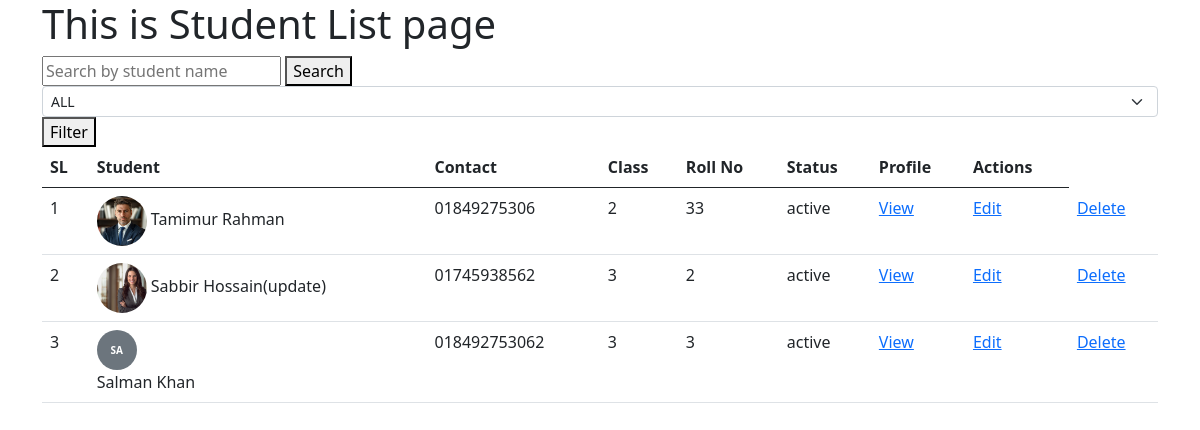
The page / on the database its author committed.
### students/models.py (models this page shows, shortened)
class Student_Info(models.Model):
    STATUS=[
        ('active','Active'),
        ('inactive','Inactive'),
    ]
    CLASS_CHOICES = [
    ("1", "Class 1"),
    ("2", "Class 2"),
    ("3", "Class 3"),
    ("4", "Class 4"),
    ("5", "Class 5"),
    ("6", "Class 6"),
    ("7", "Class 7"),
    ("8", "Class 8"),
    ("9", "Class 9"),
    ("10", "Class 10"),]
    name = models.CharField(max_length=100)
    roll = models.IntegerField()
    student_class=models.CharField(max_length=2, choices=CLASS_CHOICES)
    dob = models.DateTimeField(null=False,blank=False)
    status=models.CharField(max_length=10,choices=STATUS, default='active')
    father_name = models.CharField(max_length=100)
    mother_name = models.CharField(max_length=100)
    phone=models.CharField(max_length=100)
    adress=models.TextField(max_length=100)
    photo = models.ImageField(upload_to=student_photo_path,blank=True,null=True)
    class Meta:
        constraints = [
            models.UniqueConstraint(
                fields=['student_class', 'roll'],
                name='unique_roll_per_class'
            )
        ]

### students/views.py (the view)
# urls.py: path('',student_list,name='list'),
def student_list(request):
    all_students = Student_Info.objects.all()
    class_filter = request.GET.get('student_class','all')#for filtering
    query = request.GET.get('name_query','').strip()
    if class_filter != 'all':
        all_students = all_students.filter(student_class=class_filter)
    if query:
        all_students = all_students.filter(Q(name__icontains=query))
    return render(request,'student_list.html',{'all_students':all_students,'class_filter':class_filter,'query':query})

### students/templates/student_list.html (shortened to what this page needs)
{% extends "base.html" %}
{% block content %}
<h1>This is Student List page</h1>
<form method="get">
    <input
        type="text"
        name="name_query"
        placeholder="Search by student name"
        value="{{ request.GET.name_query }}">
    <button type="submit">Search</button>
</form>
<form action="" method="get">
    <select
        class="form-select form-select-sm"
        aria-label=".form-select-sm example"
        name="student_class">
        <option value="all" {% if class_filter == 'all' %}selected{% endif %}>ALL</option>
    </select>
    <button type="submit">Filter</button>
</form>
<table class="table">
    <thead>
        <tr>
            <th scope="col">SL</th>
            <th scope="col">Student</th>
            <th scope="col">Contact</th>
            <th scope="col">Class</th>
            <th scope="col">Roll No</th>
            <th scope="col">Status</th>
            <th scope="col">Profile</th>
            <th scope="col">Actions</th>
        </tr>
    </thead>
    <tbody>
        {% for i in all_students %}
        <tr>
            <td>{{ forloop.counter }}</td>
            <td>
                {% if i.photo %}
                    <img src="{{ i.photo.url }}" alt="{{ i.name }}" class="student-img rounded-circle">
                {% else %}
                    <div class="placeholder-img rounded-circle d-flex justify-content-center align-items-center">
                        {{ i.name|slice:":2"|upper }}
                    </div>
                {% endif %}
                {{ i.name }}
            </td>
            <td>{{ i.phone }}</td>
            <td>{{ i.student_class }}</td>
            <td>{{ i.roll }}</td>
            <td>{{ i.status }}</td>
            <td><a href="{% url 'st_profile_view' i.id %}">View</a></td>
            <td><a href="{% url 'update' i.id %}">Edit</a></td>
            <td><a href="{% url 'student_delete' i.id %}">Delete</a></td>
        </tr>
        {% empty %}
        <tr>
            <td colspan="8" class="text-center">No students found</td>
        </tr>
        {% endfor %}
    </tbody>
</table>
{% endblock content %}

### students/templates/student_list.html (style rules this page uses)
.student-img { width: 50px; height: 50px; object-fit: cover; }
.placeholder-img { width: 40px; height: 40px; background: #6c757d; color: white; font-weight: bold; font-size: 10px; }

### rows shown on the page
Student_Info: photo (picture), name "Tamimur Rahman", phone "01849275306", student_class "2", roll "33", status "active"
Student_Info: photo (picture), name "Sabbir Hossain(update)", phone "01745938562", student_class "3", roll "2", status "active"
Student_Info: name "SA", name "Salman Khan", phone "018492753062", student_class "3", roll "3", status "active"
